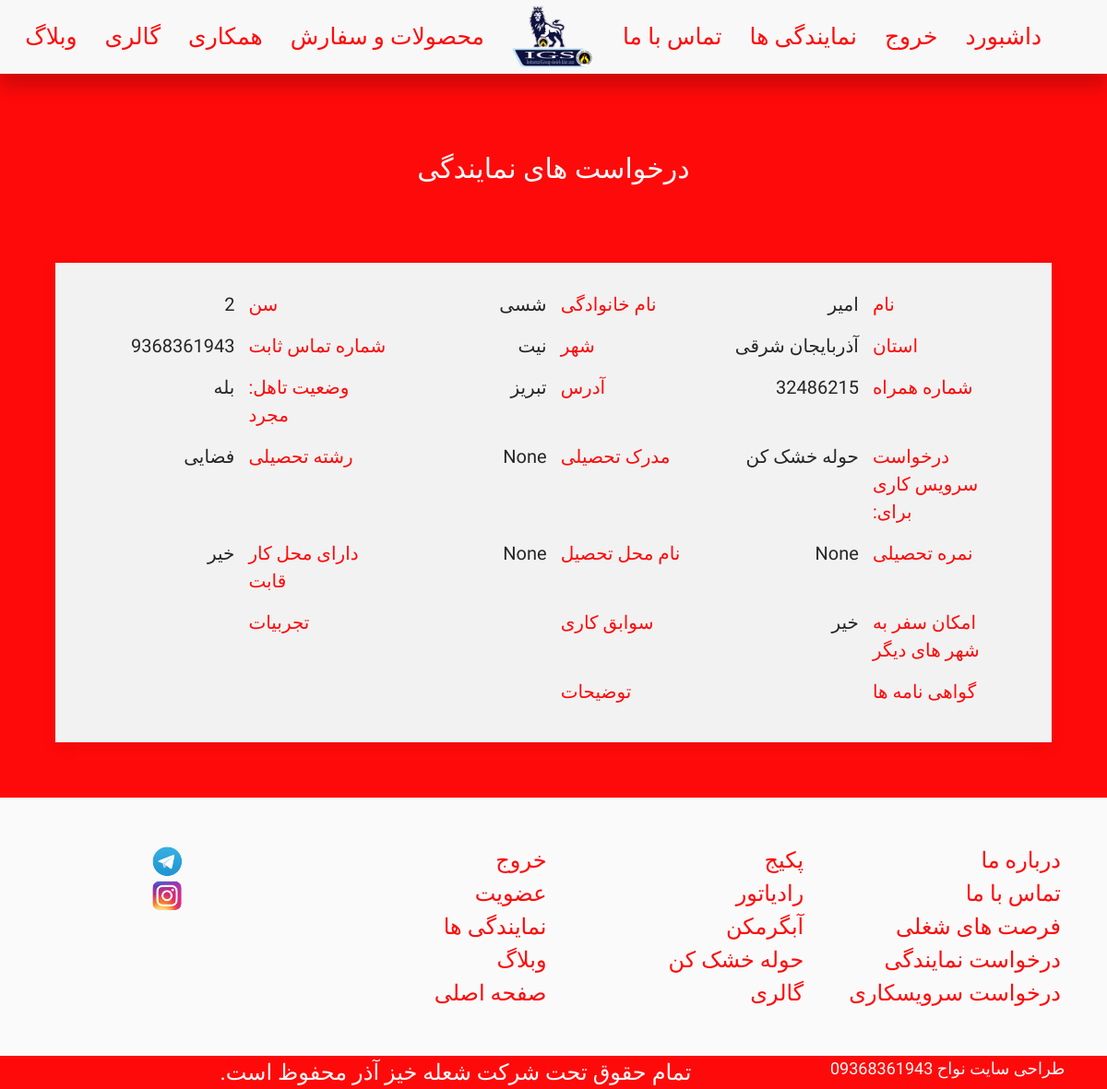
Screenshot of /cooperation/repairman-request-list/ (signed in) with the database file from the repository.
### cooperation/models.py (models this page shows)
class RepairManRequestModel(models.Model):
    name = models.CharField(max_length = 264, blank = False, null = False)
    last_name = models.CharField(max_length = 264, blank = False, null = False)
    age = models.IntegerField(blank = False, null = False)
    province = models.CharField(max_length = 264, blank = False, null = False)
    city = models.CharField(max_length = 264, blank = False, null = False)
    is_single = models.BooleanField(default = True)
    phone_number = models.IntegerField(blank = False, null = False)
    cellphone_number = models.IntegerField(blank = False, null = False)
    address = models.TextField(null = False, blank = False)
    for_towerdryer = models.BooleanField(default = False)
    for_package = models.BooleanField(default = False)
    for_radiator = models.BooleanField(default = False)
    for_waterheater = models.BooleanField(default = False)
    college_evidence = models.CharField(max_length = 264, blank = True, null = True)
    field_of_study = models.CharField(max_length = 264, blank = True, null = True)
    college_score = models.IntegerField(blank = True, null = True)
    name_of_college = models.CharField(max_length = 264, blank = True, null = True)
    has_office = models.BooleanField(default = False)
    can_travel = models.BooleanField(default = False)
    attendance = models.TextField(null = True, blank = True)
    experience = models.TextField(null = True, blank = True)
    certificates = models.TextField(null = True, blank = True)
    description = models.TextField(null = True, blank = True)

### cooperation/views.py (the view)
# urls.py: path('repairman-request-list/',RepairManRequestListView , name = 'repairmanrequestlist'),
@login_required
@superuser_required
def RepairManRequestListView(request):
    try:
        repairman_request_list = get_list_or_404(RepairManRequestModel.objects.all())
        return render(request,'cooperation/repairmanrequestlist.html',
                      {'repairman_request_list':repairman_request_list})
    except:
        return render(request,'cooperation/repairmanrequestlist.html')

### cooperation/templates/cooperation/repairmanrequestlist.html (shortened to what this page needs)
{% extends "BaseTemplates/base1.html" %}
{% block body_block %}
<br>
<h3 style="font-size:30px;" class="whiteC-text uk-card-title uk-text-center fHarmattan uk-text-large">درخواست های نمایندگی</h3>
<div style="padding:5%" class="uk-grid-match uk-text-center uk-grid-large" uk-grid>
{% if repairman_request_list %}
{% for repairman_request in repairman_request_list %}
      <div class="uk-width-1-1 uk-block">
<div  class="uk-card uk-card-default uk-card-body milkywhiteC">
      <div style="margin-top:-25px; font-size:20px;"  class=" fHarmattan uk-text-large uk-grid-small" uk-grid>
          <div class="uk-width-1-6@m uk-width-1-4@s uk-width-1-2 uk-text-left redC-text" >نام</div><div class="uk-width-1-6@m uk-width-1-4@s uk-width-1-2 uk-text-right darkgreyC-text">{{repairman_request.name }}</div>
          <div class="uk-width-1-6@m uk-width-1-4@s uk-width-1-2 uk-text-left redC-text" >نام خانوادگی</div><div class="uk-width-1-6@m uk-width-1-4@s uk-width-1-2 uk-text-right darkgreyC-text">{{repairman_request.last_name }}</div>
          <div class="uk-width-1-6@m uk-width-1-4@s uk-width-1-2 uk-text-left redC-text" >سن</div><div class="uk-width-1-6@m uk-width-1-4@s uk-width-1-2 uk-text-right darkgreyC-text">{{repairman_request.age }}</div>
          <div class="uk-width-1-6@m uk-width-1-4@s uk-width-1-2 uk-text-left redC-text" >استان</div><div class="uk-width-1-6@m uk-width-1-4@s uk-width-1-2 uk-text-right darkgreyC-text">{{repairman_request.province }}</div>
          <div class="uk-width-1-6@m uk-width-1-4@s uk-width-1-2 uk-text-left redC-text" >شهر</div><div class="uk-width-1-6@m uk-width-1-4@s uk-width-1-2 uk-text-right darkgreyC-text">{{repairman_request.city }}</div>
          <div class="uk-width-1-6@m uk-width-1-4@s uk-width-1-2 uk-text-left redC-text" >شماره تماس ثابت</div><div class="uk-width-1-6@m uk-width-1-4@s uk-width-1-2 uk-text-right darkgreyC-text">{{repairman_request.phone_number }}</div>
          <div class="uk-width-1-6@m uk-width-1-4@s uk-width-1-2 uk-text-left redC-text" >شماره همراه</div><div class="uk-width-1-6@m uk-width-1-4@s uk-width-1-2 uk-text-right darkgreyC-text">{{repairman_request.cellphone_number }}</div>
          <div class="uk-width-1-6@m uk-width-1-4@s uk-width-1-2 uk-text-left redC-text" >آدرس</div><div class="uk-width-1-6@m uk-width-1-4@s uk-width-1-2 uk-text-right darkgreyC-text">{{repairman_request.address }}</div>
          <div class="uk-width-1-6@m uk-width-1-4@s uk-width-1-2 uk-text-left redC-text" >وضعیت تاهل: مجرد</div><div class="uk-width-1-6@m uk-width-1-4@s uk-width-1-2 uk-text-right darkgreyC-text">{% if repairman_request.is_single %}بله{% else %}خیر{% endif %}</div>
          <div class="uk-width-1-6@m uk-width-1-4@s uk-width-1-2 uk-text-left redC-text" >درخواست سرویس کاری برای:</div><div class="uk-width-1-6@m uk-width-1-4@s uk-width-1-2 uk-text-right darkgreyC-text">{% if repairman_request.for_towerdryer %}حوله خشک کن {% endif %}
          </div>
          <div class="uk-width-1-6 uk-text-left redC-text" >مدرک تحصیلی</div><div class="uk-width-1-6 uk-text-right darkgreyC-text">{{repairman_request.college_evidence }}</div>
          <div class="uk-width-1-6 uk-text-left redC-text" >رشته تحصیلی</div><div class="uk-width-1-6 uk-text-right darkgreyC-text">{{repairman_request.field_of_study }}</div>
          <div class="uk-width-1-6 uk-text-left redC-text" >نمره تحصیلی</div><div class="uk-width-1-6 uk-text-right darkgreyC-text">{{repairman_request.college_score }}</div>
          <div class="uk-width-1-6 uk-text-left redC-text" >نام محل تحصیل</div><div class="uk-width-1-6 uk-text-right darkgreyC-text">{{repairman_request.name_of_college }}</div>
          <div class="uk-width-1-6@m uk-width-1-4@s uk-width-1-2 uk-text-left redC-text" >دارای محل کار قابت</div><div class="uk-width-1-6@m uk-width-1-4@s uk-width-1-2 uk-text-right darkgreyC-text">{% if repairman_request.has_office %}بله{% else %}خیر{% endif %}</div>
          <div class="uk-width-1-6@m uk-width-1-4@s uk-width-1-2 uk-text-left redC-text" >امکان سفر به شهر های دیگر</div><div class="uk-width-1-6@m uk-width-1-4@s uk-width-1-2 uk-text-right darkgreyC-text">{% if repairman_request.can_travel %}بله{% else %}خیر{% endif %}</div>
          <div class="uk-width-1-6@m uk-width-1-4@s uk-width-1-2 uk-text-left redC-text" >سوابق کاری</div><div class="uk-width-1-6@m uk-width-1-4@s uk-width-1-2 uk-text-right darkgreyC-text">{{repairman_request.attendance }}</div>
          <div class="uk-width-1-6@m uk-width-1-4@s uk-width-1-2 uk-text-left redC-text" >تجربیات</div><div class="uk-width-1-6@m uk-width-1-4@s uk-width-1-2 uk-text-right darkgreyC-text">{{repairman_request.experience }}</div>
          <div class="uk-width-1-6@m uk-width-1-4@s uk-width-1-2 uk-text-left redC-text" >گواهی نامه ها</div><div class="uk-width-1-6@m uk-width-1-4@s uk-width-1-2 uk-text-right darkgreyC-text">{{repairman_request.certificates }}</div>
          <div class="uk-width-1-6@m uk-width-1-4@s uk-width-1-2 uk-text-left redC-text" >توضیحات</div><div class="uk-width-1-6@m uk-width-1-4@s uk-width-1-2 uk-text-right darkgreyC-text">{{repairman_request.descriprion }}</div>
<br>
      </div>
</div>
</div>
{% endfor %}
{% endif %}
</div>
    {% endblock %}

### statics/css/styles.css (style rules this page uses)
.fHarmattan { font-family: 'Lateef', cursive; }
.whiteC-text { color: #fafafa; }
.milkywhiteC { background-color: #f2f2f2; }
.darkgreyC-text { color: #262626; }
.redC { background-color: #ff0a0a; }
.redC-text { color: #ff0a0a; }

### rows the page displays
RepairManRequestModel: name "امیر", last_name "شسی", age "2", province "آذربایجان شرقی", city "نیت", phone_number "9368361943", cellphone_number "32486215", address "تبریز", is_single "بله", for_towerdryer "حوله خشک کن", college_evidence "None", field_of_study "فضایی", college_score "None", name_of_college "None", has_office "خیر", can_travel "خیر"
